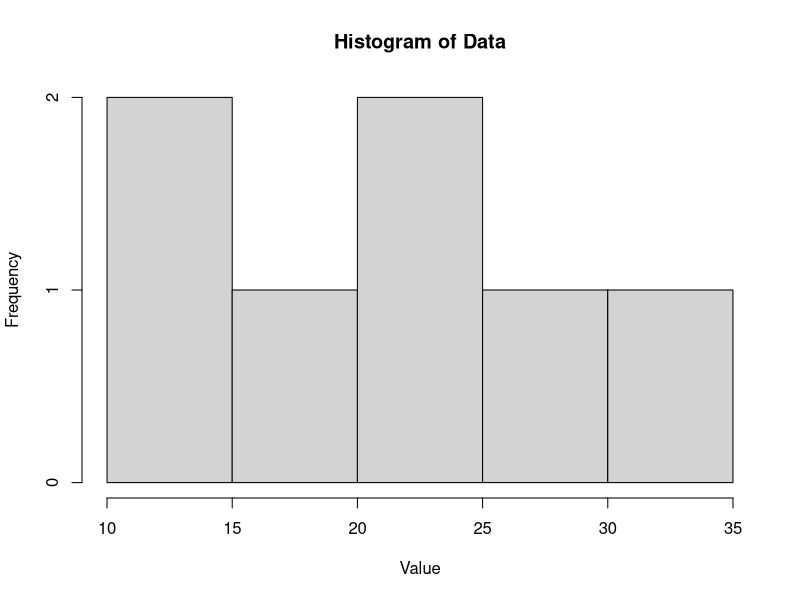

The R script that drew this image:
## ---- chunk 1
# Use the project root for knitting; no library() calls needed
knitr::opts_knit$set(root.dir = here::here())
## ---- chunk 2
# Descriptive statistics example
data <- c(12, 15, 18, 22, 25, 28, 31)

# Mean and median
mean_data <- mean(data)
mean_data

median_data <- median(data)
median_data

# Variance and standard deviation
variance_data <- var(data)
variance_data

sd_data <- sd(data)
sd_data

# Histogram
hist(data, main = "Histogram of Data", xlab = "Value", ylab = "Frequency")
## ---- chunk 3
# Hypothesis testing example (t-test)
group1 <- c(10, 12, 14, 16, 18)
group2 <- c(14, 15, 16, 17, 18)

t_test_result <- t.test(group1, group2)
t_test_result
## ---- chunk 4
# Linear regression example
x <- c(1, 2, 3, 4, 5)
y <- c(2, 4, 5, 4, 6)

linear_model <- lm(y ~ x)
summary(linear_model)
